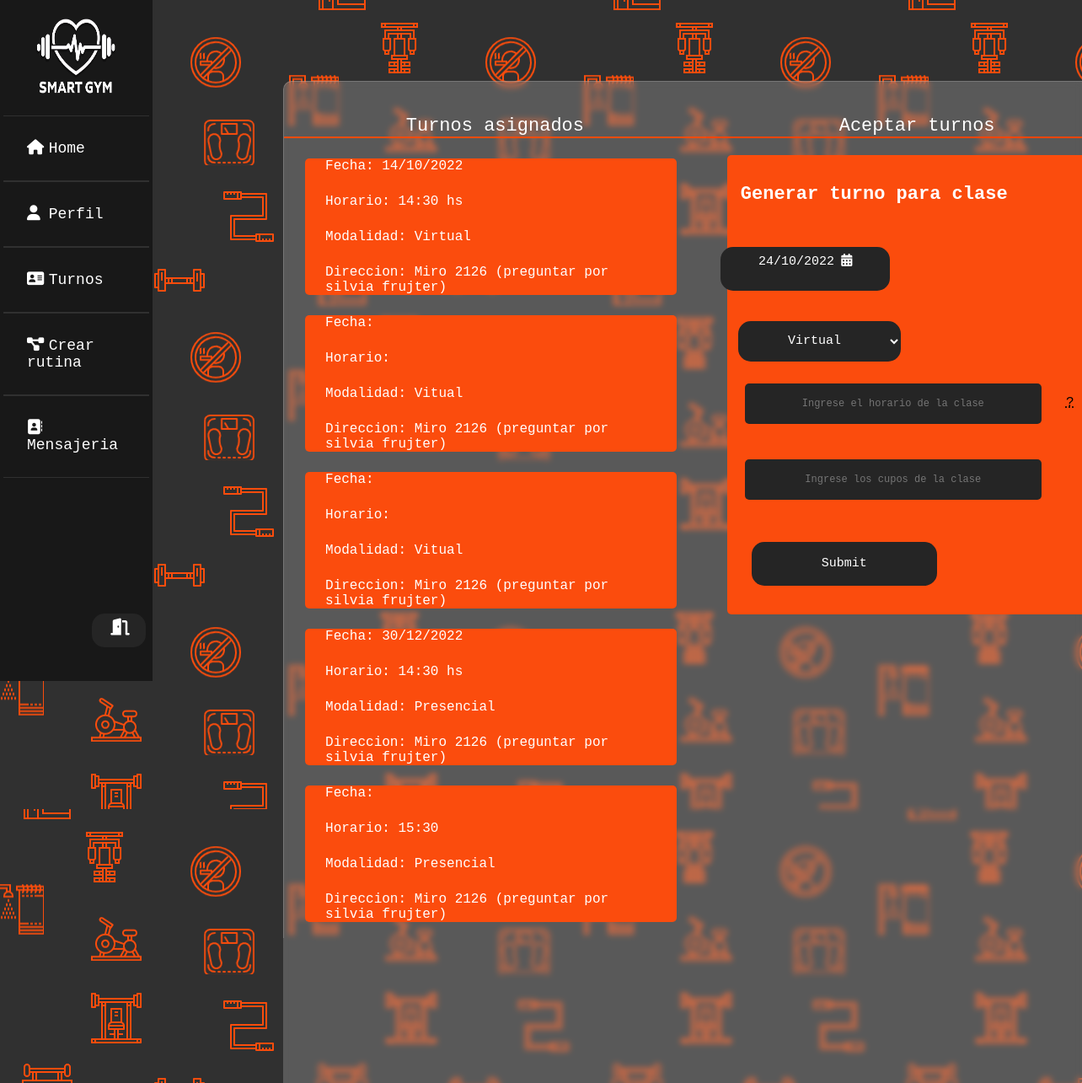
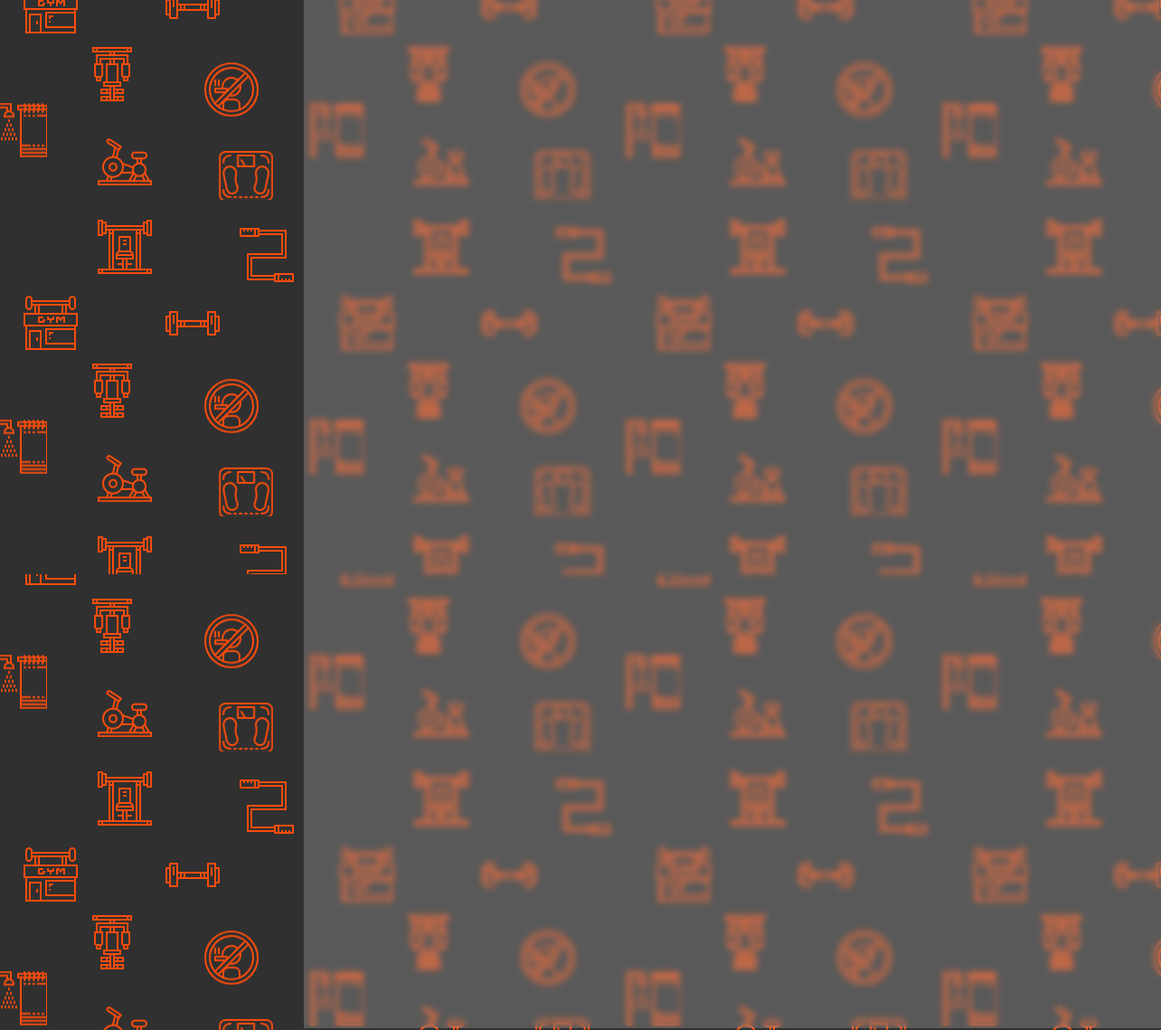
Page /vistas/turnose.php (signed in) on the earlier database version (2 pictures, top to bottom).
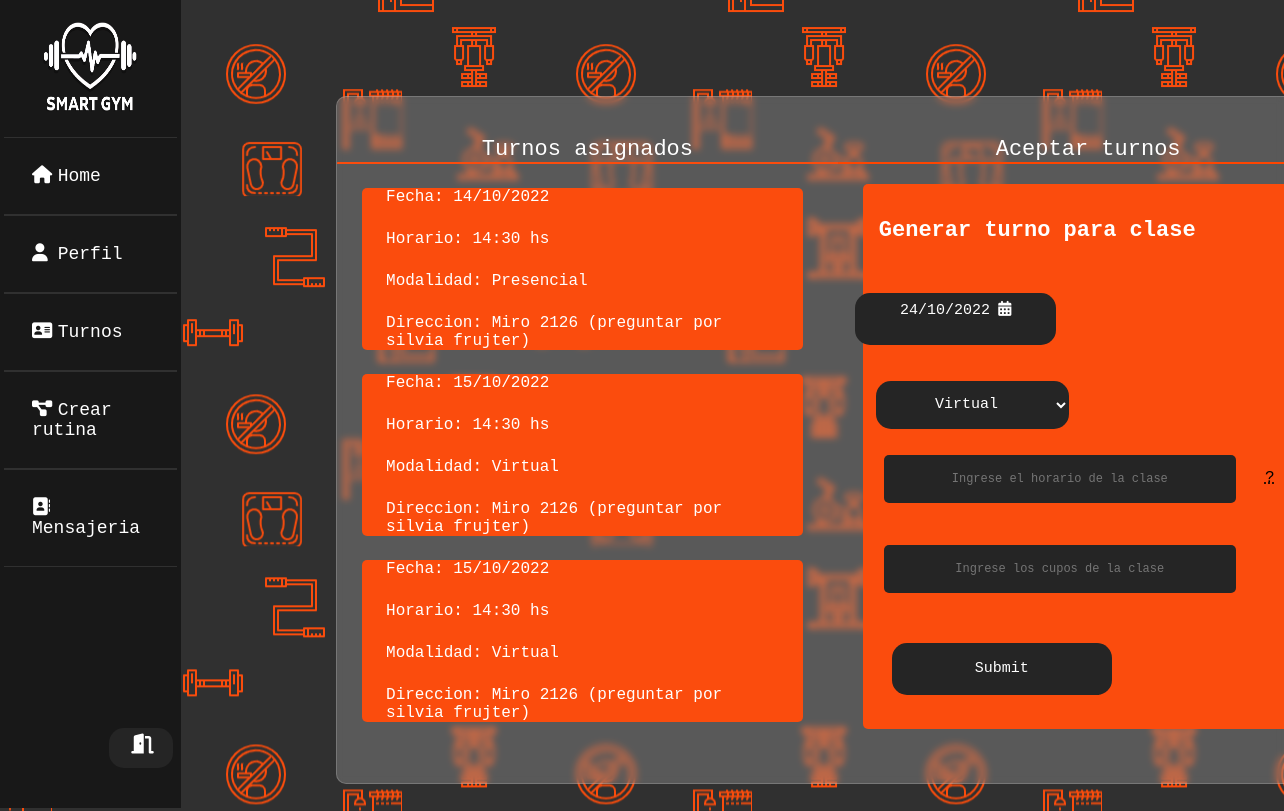
Same page on the later database version.
### tables this page shows
CREATE TABLE `clases` (
  `idclase` int(11) NOT NULL,
  `entrenador` varchar(22) NOT NULL,
  `modalidad` varchar(22) NOT NULL,
  `fecha` varchar(22) NOT NULL,
  `hora` varchar(22) NOT NULL,
  `cupos` int(22) NOT NULL,
  `estado` int(5) NOT NULL
);

### vistas/turnose.php (the view, shortened to what this page needs)
<?php
$conex = conectar();
$nusuario = $_SESSION['usuario'];
$sql = "SELECT * FROM datos WHERE usuario='$nusuario'";
$query = mysqli_query($conex, $sql);
$row = mysqli_fetch_array($query);
$idrol = $row['id_rol'];
?>
<!DOCTYPE html>
<html lang="es">
<head>
    <link rel="stylesheet" type="text/css" href="../css/estilousuario.css">
    <link rel="stylesheet" type="text/css" href="../css/estiloturnos.css">
    <link rel="stylesheet" href="https://cdnjs.cloudflare.com/ajax/libs/font-awesome/4.7.0/css/font-awesome.min.css">
</head>
<?php
switch ($idrol) {
    case 1:
        include("sidebars/sidebare.php");
        break;
}
?>
<body>
    <div class="cont-body-turnos">
        <div class="cont-turnos-asignados">
            <div class="header">
                <P>Turnos asignados</P>
            </div>
            <?php
            $query1 = mysqli_query($conex, "SELECT * from clases WHERE entrenador='$nusuario'");
            $result1 = mysqli_num_rows($query1);
            if ($result1 > 0) {
                while ($data = mysqli_fetch_array($query1)) {
            ?>
                    <div class="turno-a">
                        <p> Fecha: <?php echo $data['fecha']; ?></p>
                        <p> Horario: <?php echo $data['hora']; ?></p>
                        <p> Modalidad: <?php echo $data['modalidad']; ?></p>
                        <p> Direccion: Miro 2126 (preguntar por silvia frujter)</p>
                    </div>
            <?php
                }
            }; ?>
        </div>
        <div class="cont-calendario-seleccionar">
            <div class="header2">
                <P>Aceptar turnos</P>
            </div>
            <div class="turno-a">
                <form method="post">
                    <br>
                    <h3> Generar turno para clase </h3>
                    <div style="width: 250px; margin: 50px auto;">
                        <div id="picker-no-time"></div>
                        </div>
                        <select name="modalidad">
                        <option value="Vitual">Virtual</option>
                    </select>
                    <br>
                    <br>
                    <input class="ingreso-t" type="text" placeholder="Ingrese el horario de la clase" name="h-c">  <abbr title="Ingresar con el siguiente formato: hora:minutos hs">?</abbr>
                    <br>
                    <br>
                    <input class="ingreso-t" type="number" min="10" max="30" placeholder="Ingrese los cupos de la clase" name="c-c">
                    <br>
                    <br>
                    <input class="botonguardado" type="submit" name="cargarclase">
                    <br>
                    <br>
                </form>
            </div>
            <br>
            <br>
            <br>
        </div>
</body>
</html>

Differences in the rows shown:
removed clases: fecha "14/10/2022", hora "14:30 hs", modalidad "Virtual"
removed clases: modalidad "Vitual"
removed clases: modalidad "Vitual"
removed clases: fecha "30/12/2022", hora "14:30 hs", modalidad "Presencial"
removed clases: hora "15:30", modalidad "Presencial"
removed clases: modalidad "Presencial"
removed clases: hora "15:30", modalidad "Presencial"
removed clases: hora "16:00", modalidad "Vitual"
removed clases: fecha "12/10/2022", hora "16:00"
removed clases: fecha "12/10/2022", hora "16:00", modalidad "Vitual"
removed clases: fecha "25/10/2022", hora "12:00", modalidad "Presencial"
removed clases: fecha "25/10/2022", modalidad "Presencial"
added clases: fecha "14/10/2022", hora "14:30 hs", modalidad "Presencial"
added clases: fecha "15/10/2022", hora "14:30 hs", modalidad "Virtual"
added clases: fecha "15/10/2022", hora "14:30 hs", modalidad "Virtual"
